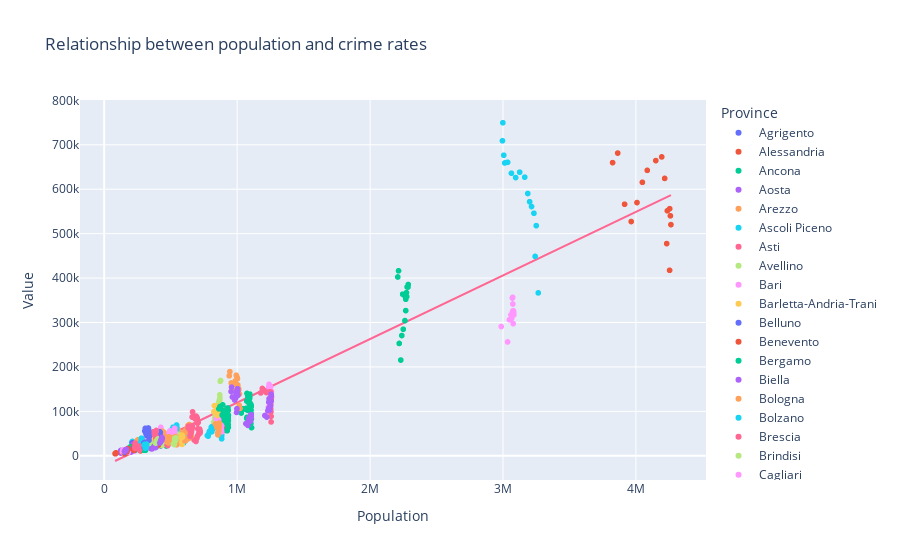

Notebook source saved alongside this figure:
### Code cell
# Scatter plot and linear regression with Plotly and Statsmodels
fig = px.scatter(data_frame= df.groupby(['Province', 'Year', 'Population']).sum(numeric_only=True)['Value'].reset_index(),
           x = 'Population',
           y = 'Value',
           color= 'Province',
           hover_data= ['Province', 'Year'],
           trendline= "ols",
           trendline_scope= 'overall',
           title = 'Relationship between population and crime rates')

fig.show()

results = px.get_trendline_results(fig)
print(results.px_fit_results.iloc[0].summary())
